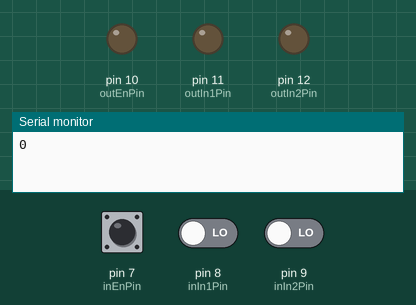
Bench run of a program on a simulated Arduino Nano, built with avr-gcc and run on an emulated ATmega328P. On the bench: output pins drawn as LEDs (lit = HIGH), the last lines printed to the serial monitor. Inputs (shaded band) come from the test bench; at power-on: pin 8 (inIn1Pin) LOW, pin 9 (inIn2Pin) LOW, pin 7 (inEnPin) LOW.

Above: at 1.2 s.
1.3 s: pin 8 (inIn1Pin) driven HIGH
At 2.7 s:
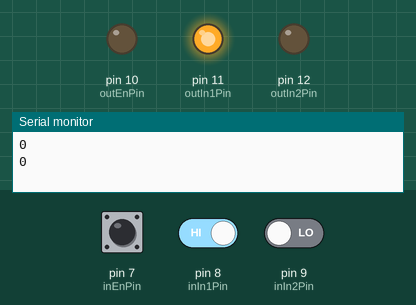
3.7 s: pin 9 (inIn2Pin) driven HIGH
At 5.8 s:
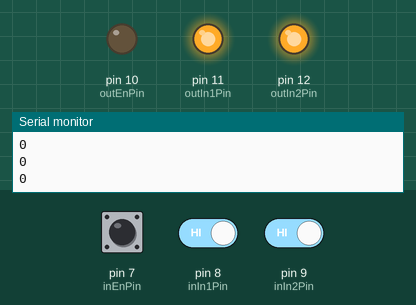
6.2 s: pin 8 (inIn1Pin) driven LOW
At 7.7 s:
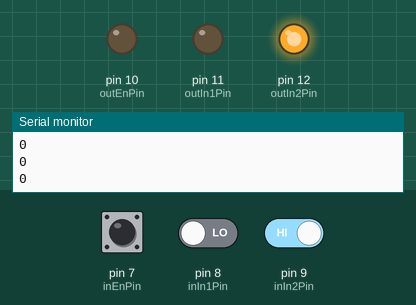
8.7 s: pin 9 (inIn2Pin) driven LOW
At 10.8 s:
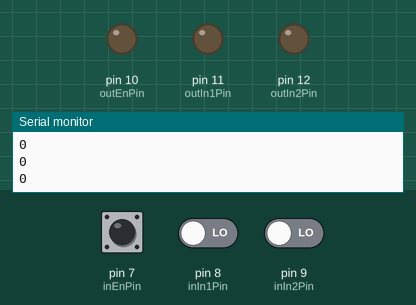
11.2 s: pin 7 (inEnPin) pulsed HIGH 2 times (0.12 s each, 0.3 s apart)
At 12.3 s:
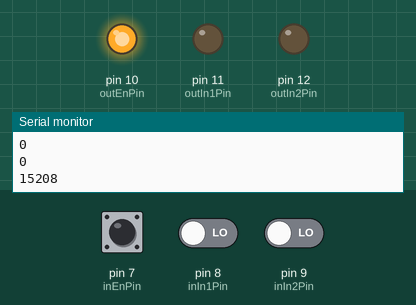
Timing chart, 0 to 14.4 s (numbered marks = the images above; inputs shaded):
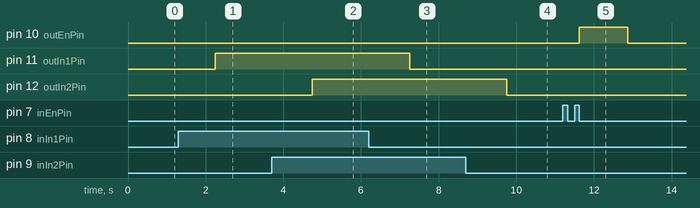

Measured:
- after the input at 1.3 s, pin 11 (outIn1Pin): LOW → HIGH after 0.95 s
- after the input at 3.7 s, pin 12 (outIn2Pin): LOW → HIGH after 1.1 s
- after the input at 6.2 s, pin 11 (outIn1Pin): HIGH → LOW after 1.1 s
- after the input at 8.7 s, pin 12 (outIn2Pin): HIGH → LOW after 1.1 s
- after the input at 11.2 s, pin 10 (outEnPin): LOW → HIGH after 0.42 s, → LOW 1.3 s later

The program:

main.cpp
```cpp
#include <Arduino.h>

const int inEnPin = 7;
const int inIn1Pin = 8;
const int inIn2Pin = 9;

const int outEnPin = 10;
const int outIn1Pin = 11;
const int outIn2Pin = 12;
unsigned long duration = 0;

void setup() {
  Serial.begin(9600);
  pinMode(inEnPin, INPUT);
  pinMode(inIn1Pin, INPUT);
  pinMode(inIn2Pin, INPUT);
  pinMode(outEnPin, OUTPUT);
  pinMode(outIn1Pin, OUTPUT);
  pinMode(outIn2Pin, OUTPUT);
}

void loop() {
  duration = pulseIn(inEnPin, HIGH);
  int enVal = map(duration, 0, 2012, 0, 255);
  int in1Val = digitalRead(inIn1Pin);
  int in2Val = digitalRead(inIn2Pin);

  // Serial.print("in1=");
  // Serial.print(in1Val);

  // Serial.print(" ,in2=");
  // Serial.print(in2Val);

  // Serial.print(" ,en=");
  // Serial.println(enVal);
  Serial.println(enVal);
  digitalWrite(outIn1Pin, in1Val);
  digitalWrite(outIn2Pin, in2Val);
  analogWrite(outEnPin, enVal);

  delay(250);

}
```
